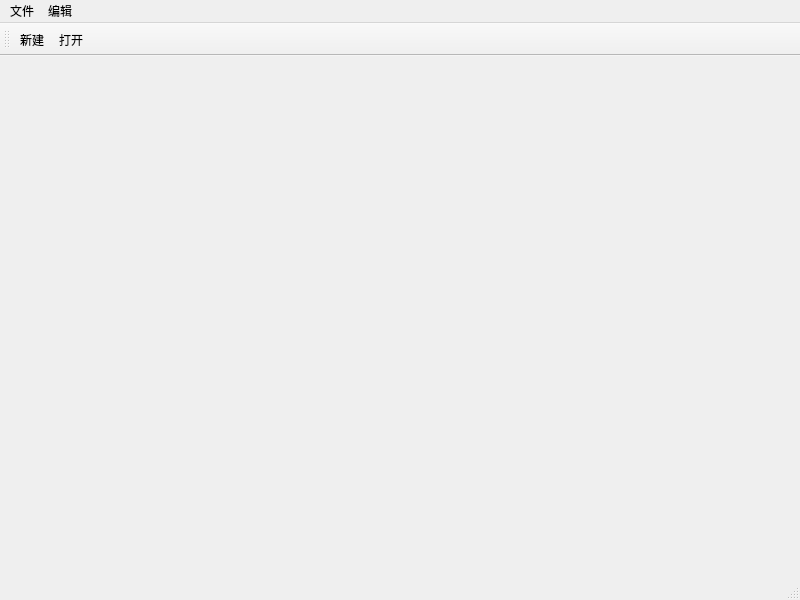
<?xml version="1.0" encoding="UTF-8"?>
<ui version="4.0">
 <class>MainWindow</class>
 <widget class="QMainWindow" name="MainWindow">
  <property name="geometry">
   <rect>
    <x>0</x>
    <y>0</y>
    <width>800</width>
    <height>600</height>
   </rect>
  </property>
  <property name="windowTitle">
   <string>MainWindow</string>
  </property>
  <widget class="QWidget" name="centralwidget"/>
  <widget class="QMenuBar" name="menubar">
   <property name="geometry">
    <rect>
     <x>0</x>
     <y>0</y>
     <width>800</width>
     <height>21</height>
    </rect>
   </property>
   <widget class="QMenu" name="menu">
    <property name="title">
     <string>文件</string>
    </property>
    <addaction name="actionnew"/>
    <addaction name="actionopen"/>
   </widget>
   <widget class="QMenu" name="menu_2">
    <property name="title">
     <string>编辑</string>
    </property>
   </widget>
   <addaction name="menu"/>
   <addaction name="menu_2"/>
  </widget>
  <widget class="QStatusBar" name="statusbar"/>
  <widget class="QToolBar" name="toolBar">
   <property name="windowTitle">
    <string>toolBar</string>
   </property>
   <attribute name="toolBarArea">
    <enum>TopToolBarArea</enum>
   </attribute>
   <attribute name="toolBarBreak">
    <bool>false</bool>
   </attribute>
   <addaction name="actionnew"/>
   <addaction name="actionopen"/>
  </widget>
  <action name="actionnew">
   <property name="text">
    <string>新建</string>
   </property>
  </action>
  <action name="actionopen">
   <property name="text">
    <string>打开</string>
   </property>
  </action>
 </widget>
 <resources/>
 <connections/>
</ui>
